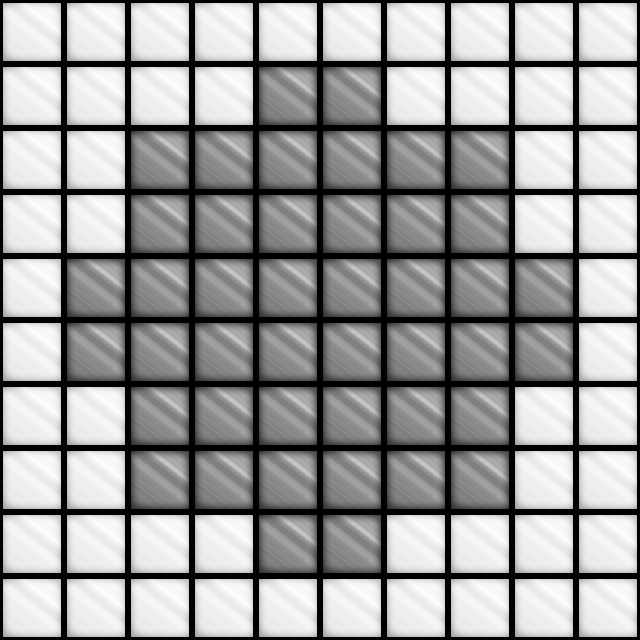

A level layout from a 2D game, rendered from its tile map. Below: a short description, then the map file with its tile-grid data intact:
An orthogonal 10x10 tile map with 64x64 px tiles, 1 tile layer (Tile Layer 1), 2 tilesets and 1 object.

<map version="1.0" orientation="orthogonal" renderorder="right-down" width="10" height="10" tilewidth="64" tileheight="64" nextobjectid="3">
 <tileset firstgid="1" name="greyblock" tilewidth="64" tileheight="64" tilecount="1" columns="1">
  <image source="greyblock.png" width="64" height="64" />
 </tileset>
 <tileset firstgid="2" name="whiteblock" tilewidth="64" tileheight="64" tilecount="1" columns="1">
  <image source="whiteblock.png" width="64" height="64" />
 </tileset>
 <layer name="Tile Layer 1" width="10" height="10">
  <data encoding="csv">
2,2,2,2,2,2,2,2,2,2,
2,2,2,2,1,1,2,2,2,2,
2,2,1,1,1,1,1,1,2,2,
2,2,1,1,1,1,1,1,2,2,
2,1,1,1,1,1,1,1,1,2,
2,1,1,1,1,1,1,1,1,2,
2,2,1,1,1,1,1,1,2,2,
2,2,1,1,1,1,1,1,2,2,
2,2,2,2,1,1,2,2,2,2,
2,2,2,2,2,2,2,2,2,2
</data>
 </layer>
 <objectgroup color="#ff0000" name="Object Layer 1">
  <object id="1" x="288" y="288" width="64" height="64">
   <ellipse />
  </object>
 </objectgroup>
</map>
